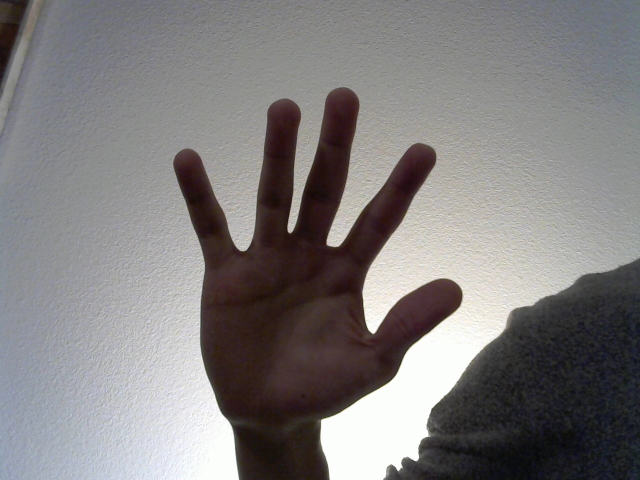
#> input picture gesture-recognition/imgs/hand.jpg, 1280 x 960 px, given in place of the camera (shown at 1/2 size)
$ python test.py   (older library calls are emulated)
#> lines starting #> are read from the running program, lines starting #| are printed output that depends on the picture; after the words box and inside, x2 and y2 are one past the last pixel; in counts of white or black regions, pixels touching at a corner belong together
### FingerCounter.py
import numpy as np
import cv2
from os.path import join
import matplotlib.pyplot as plt

def stream_to_program_mac(run_program, ith_cam=0):

  cap = cv2.VideoCapture(ith_cam)
  # cap.set(3, 640)
  # cap.set(4, 420)

  while(cap.isOpened()):
    _, img = cap.read()
    run_program(img)

    if cv2.waitKey(1) & 0xFF == ord('q'):
      break

  cap.release()
  cv2.destroyAllWindows()

# [7 lines left out: function rotate, not called in this run]

def euclidean(p1, p2):
  """
  Calculate the euclidean distance between two points
  @param p1: touple of x, y
  @param p2: touple of x, y
  """
  return np.sqrt((p1[0] - p2[0])**2 + (p1[1] - p2[1])**2)

def avg_cluser(pts, pts_inds):
  """
  Calculates the center most point of a cluster
  @param pts: array of pts in a cluster
  @param pts_inds: array of point indicies which correspond to some contour set
  @return a touple containing an array of
  """
  x_tot = 0
  y_tot = 0
  # sum up the x and y distances
  for pt in pts:
    x_tot += pt[0]
    y_tot += pt[1]
  # get the mean position of
  avg_pt = np.array([[x_tot//len(pts), y_tot//len(pts)]])
  # init vars for calculating closest point to mean
  min_dist = float('inf')
  min_ind = None
  # calculate closest point to center of mass
  for i, pt in zip(range(len(pts)), pts):
    dist = euclidean(pt, avg_pt[0])
    if dist < min_dist:
      min_dist = dist
      min_ind = i
  return np.array([[pts[min_ind][0], pts[min_ind][1]]]), pts_inds[min_ind]

def cluster(pts, pts_inds, max_distance):
  """
  Clusters points within some max_distance
  @param pts:
  @param pts_inds:
  @param max_distance:
  @return touple containing 1) clusters of points,
      and 2) clusters containing mappings of (1)
  """

  # initialization
  pt_labels = {0: 0}
  clusters = [[pts[0][0]]]
  clusters_inds = [[pts_inds[0][0]]]

  # for every point, compare to every other point
  for i in range(0, len(pts)):
    found_home = False
    for j in range(i+1, len(pts)):
      p1 = pts[i][0]
      p2 = pts[j][0]
      p1_i = pts_inds[i][0]
      p2_i = pts_inds[j][0]
      # check if within max dist
      if euclidean(p1, p2) <= max_distance:
        # if not in some cluster, create a new cluster
        if i not in pt_labels:
          pt_labels[i] = len(clusters)
          clusters.append([p1])
          clusters_inds.append([p1_i])

        # add p2 to same cluster as p1
        clusters[pt_labels[i]].append(p2)
        clusters_inds[pt_labels[i]].append(p2_i)
        pt_labels[j] = pt_labels[i]

        found_home = True
    # if no other point near this point, create new cluster
    if not found_home and i not in pt_labels and i != 0:
      pt_labels[i] = len(clusters)
      clusters.append([p1])
      clusters_inds.append([p1_i])

  return clusters, clusters_inds

# [16 lines left out: function get_betas, not called in this run]

def count_fingers(img):
  max_cluster_dist = 100
  finger_count  = 0
  defect_to_hull = []
  beta = []
  _, contours, hierarchy = cv2.findContours(img, cv2.RETR_TREE, cv2.CHAIN_APPROX_SIMPLE)
  if len(contours) < 1:
    # if no contours, return early
    return finger_count, defect_to_hull, beta

  # hand contour should be the bigest contour
  hand_contour = list(sorted(contours, key=lambda x: len(x)))[-1]

  cvx_hull = cv2.convexHull(hand_contour, False)
  cvx_hull_inds = cv2.convexHull(hand_contour, returnPoints=False)

  # calculate the rough hull
  rough_hull, rough_hull_inds = cluster(cvx_hull, cvx_hull_inds, max_cluster_dist)
  rough_hull, rough_hull_inds = zip(*np.array(list(map(avg_cluser, rough_hull, rough_hull_inds))))

  # rotate both arrays to make sure they line up for calculating the defect_to_hull
  rough_hull = np.array(rotate([np.array([[x[0][0], x[0][1]]]) for x in rough_hull], 2))
  rough_hull_inds = np.array(rotate([np.array([x]) for x in rough_hull_inds], 2))

  # check if there are any defects
  try:
    cvx_defects = cv2.convexityDefects(hand_contour, rough_hull_inds)
  except Exception as e:
    cvx_defects = None
    print('error', e)


  defect_to_hull = []
  if type(cvx_defects) != type(None):
    # calculate the defect_to_hull array (this is array of three touples (defect1,hull,defect2))
    for i in range(len(cvx_defects)-1):
      start, end, defect, _ = cvx_defects[i][0]
      _, _, next_def, _ = cvx_defects[i+1][0]

      d2h = list(map(lambda x: hand_contour[x][0], [defect, end, next_def]))
      defect_to_hull.append(d2h)

    # calculate angles of the insides of our defect_to_hull
    beta = get_betas(defect_to_hull)

    finger_count = sum(list(map(lambda x: int(x > 8 and x < 50), beta)))

  return finger_count, defect_to_hull, beta

# [15 lines left out: function display, not called in this run]

def pre_process_img(img):
  """
  Do any preprocessing for a given image
  @param img: img formatted as numpy array to be processed
  """
  img = cv2.cvtColor(img, cv2.COLOR_RGB2GRAY)
  _, img = cv2.threshold(img, 100, 255, 1)
  kernel = np.ones((5,5),np.uint8)
  img = cv2.morphologyEx(img, cv2.MORPH_OPEN, kernel, iterations=2)
  return img

# [8 lines left out: function fingers_on_command_line, not called in this run]

def main():
  stream_to_program_mac(fingers_on_command_line, ith_cam=1)

# [2 lines that do not run on import are left out]

### test.py
from FingerCounter import *

import serial
ser = serial.Serial('/dev/cu.usbmodem14201', 9600)
# ser = serial.Serial('/dev/cu.Bluetooth-Incoming-Port', 9600)
import time
from time import sleep
import math

# [13 lines of commented-out code are left out]
def move_stop():
	# global left_wheel_rotating
	# global right_wheel_rotating
	# global left_speed_pct
	# global right_speed_pct
	ser.write(b'0')
	# [4 lines of commented-out code are left out]
def move_forward():
	# global left_wheel_rotating
	# global right_wheel_rotating
	ser.write(b'1')
	# left_wheel_rotating = 1
	# right_wheel_rotating = 1

def move_backward():
	# global left_wheel_rotating
	# global right_wheel_rotating
	ser.write(b'2')

def move_right():
	# global left_wheel_rotating
	# global right_wheel_rotating
	ser.write(b'3')
	# [9 lines of commented-out code are left out]

def open_grip():
	ser.write(b'5')

def close_grip():
	ser.write(b'4')

# [89 lines of commented-out code are left out]
def get_state(img):
	imgo = img
	img = pre_process_img(img)
	state, d2h, beta = count_fingers(img)
	state =str(state)
	display(imgo, d2h, beta)
	cv2.imshow('img', imgo)

	# print(state)
	# uin = input('enter in control: \n')
	print(state)

	if state == '0':
		move_stop()
	elif state == '1':
		move_forward()
	elif state == '2':
		move_backward()
	elif state == '3':
		move_right()
	elif state == '4':
		close_grip()
	elif state == '5':
		open_grip()
	sleep(.1)

def main():

	stream_to_program_mac(get_state)
#> in stream_to_program_mac, img is the input picture: shape (960, 1280, 3); mean B, G, R 126.3, 125.9, 128.8
#> in pre_process_img, `img = cv2.cvtColor(img, cv2.COLOR_RGB2GRAY)`:
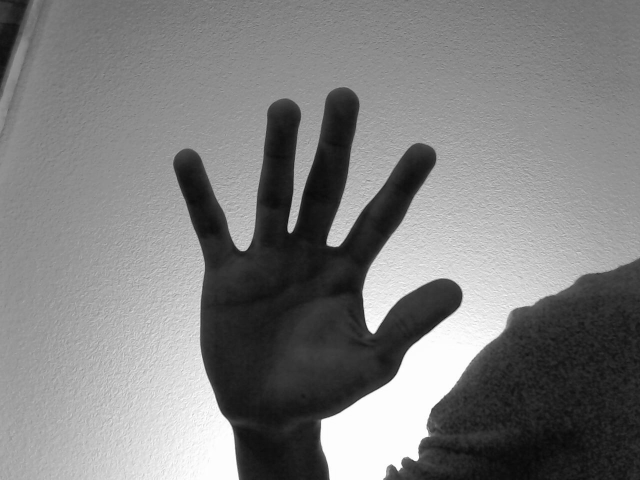
#> img: shape (960, 1280) (shown at 1/2 size); min 1, max 255, mean 126.3
#> in pre_process_img, `_, img = cv2.threshold(img, 100, 255, 1)`:
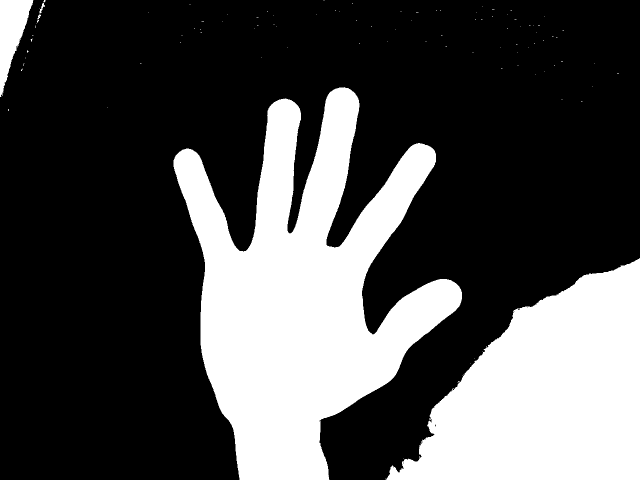
#> img: shape (960, 1280) (shown at 1/2 size); 29.9% white; 99 white regions (94 under 20 px), largest, box (x1, y1, x2, y2) and area: (347, 174, 924, 960) 220346, (771, 516, 1280, 960) 140677, (0, 0, 67, 194) 6605, (79, 0, 91, 27) 98, (75, 29, 82, 39) 36
#> in pre_process_img, `img = cv2.morphologyEx(img, cv2.MORPH_OPEN, kernel, iterations=2)`: img: shape (960, 1280); 29.9% white; 3 white regions
#> in count_fingers, `_, contours, hierarchy = cv2.findContours(img, cv2.RETR_TREE, cv2.CHAI..`: contours = 4 contours, 1 with area under 20; largest, box (x1, y1, x2, y2) and area: (347, 175, 924, 960) 218508, (775, 519, 1280, 960) 139598, (0, 0, 66, 189) 6346
#> in count_fingers, `hand_contour = list(sorted(contours, key=lambda x: len(x)))[-1]`: hand_contour = contour of 1660 points, box (x1, y1, x2, y2) (347, 175, 924, 960), area 218508
#> in count_fingers, `cvx_hull = cv2.convexHull(hand_contour, False)`: cvx_hull = contour of 28 points, box (x1, y1, x2, y2) (347, 175, 924, 960), area 327358
#> in count_fingers, `cvx_hull_inds = cv2.convexHull(hand_contour, returnPoints=False)`: cvx_hull_inds = 28 values, max 1659 at index 0, min 0 at index 27, mean 833.7
#> in cluster, `clusters = [[pts[0][0]]]`: clusters = [[[690, 175]]]
#> in cluster, `clusters_inds = [[pts_inds[0][0]]]`: clusters_inds = [[1659]]
#> the loop in cluster, `for i in range(0, len(pts)):` made 28 passes
#> after the loop in cluster, `for i in range(0, len(pts)):`: clusters = 8 items; clusters_inds = 8 items, first 6: [1659, 1657, 1653, 0, 1653, 0, 0], [1354, 1353, 1351, 1347, 1351, 1347, 1347], [1020, 1019, 1017, 1013, 1009, 1017, 1013, 1009, 1013, 1009, 1009], [771], [770], [668, 660, 652, 648, 652, 648, 648]; pt_labels = 28 items
#> in count_fingers, `rough_hull, rough_hull_inds = cluster(cvx_hull, cvx_hull_inds, max_clu..`: rough_hull = 8 items; rough_hull_inds has the same summary as clusters_inds in cluster
#> the loop in avg_cluser, `for pt in pts:` made 7 passes
#> (pt, x_tot, y_tot) on passes 2 to 7: ([696, 176], 1386, 351), ([701, 179], 2087, 530), ([678, 175], 2765, 705), ([701, 179], 3466, 884), ([678, 175], 4144, 1059), ([678, 175], 4822, 1234)
#> after the loop in avg_cluser, `for pt in pts:`: x_tot = 4822; y_tot = 1234
#> in avg_cluser, `avg_pt = np.array([[x_tot//len(pts), y_tot//len(pts)]])`: avg_pt = [[688, 176]]
#> the loop in avg_cluser, `for i, pt in zip(range(len(pts)), pts):` made 7 passes
#> (pt, dist, min_dist, min_ind) on pass 1: ([690, 175], 2.24, 2.24, 0)
#> (pt, dist) on passes 2 to 7: ([696, 176], 8), ([701, 179], 13.34), ([678, 175], 10.05), ([701, 179], 13.34), ([678, 175], 10.05), ([678, 175], 10.05)
#> after the loop in avg_cluser, `for i, pt in zip(range(len(pts)), pts):`: min_dist = 2.24; min_ind = 0
#> the loop in avg_cluser (call 2), `for pt in pts:` made 7 passes
#> (pt, x_tot, y_tot) on passes 2 to 7: ([868, 300], 1731, 595), ([869, 302], 2600, 897), ([871, 307], 3471, 1204), ([869, 302], 4340, 1506), ([871, 307], 5211, 1813), ([871, 307], 6082, 2120)
#> (x_tot, y_tot) on pass 1: (863, 295)
#> the loop in avg_cluser (call 2), `for i, pt in zip(range(len(pts)), pts):` made 7 passes
#> (pt, dist, min_dist) on passes 1 to 3: ([863, 295], 8.6, 8.6), ([868, 300], 2, 2), ([869, 302], 1, 1)
#> (pt, dist) on passes 4 to 7: ([871, 307], 5.83), ([869, 302], 1), ([871, 307], 5.83), ([871, 307], 5.83)
	# while True:


if __name__ == '__main__':
#> (the run stopped early here; a loop or call above may not have finished)
